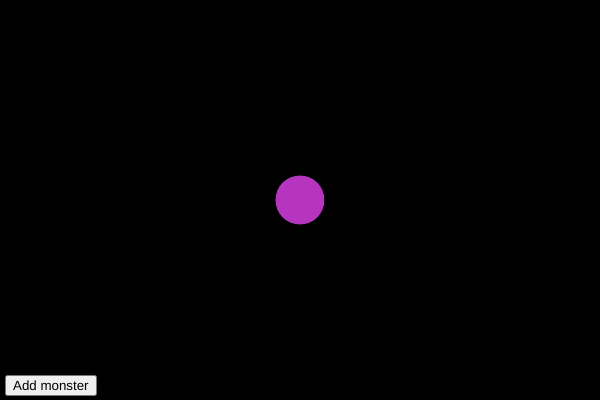
Frame 1 (no input)
Frame 60 (no input): identical to frame 1, image omitted
Frame 120 (the mouse pressed at the canvas centre since frame 60): identical to frame 1, image omitted

The p5.js sketch that drew this single still picture (run headless with seeded random() and noise() and a simulated clock; from frame 60 on, the mouse is pressed at the canvas centre):

// p5.js sketch
// ── sketch.js
//small triangles
class Monster {
  constructor(xloc, yloc, colr, sze) {
    this.x = xloc;
    this.y = yloc;
    this.c = colr;
    this.s = sze;
  }
  display() {
    fill(this.c);
    slimTriangle(this.x, this.y, this.s, this.c);
  }
  move(xdir, ydir) {
    if (dist(this.x, this.y, mouseX, mouseY) > this.s / 2) {
      this.x += 1 * xdir;
      this.y += 1 * ydir;
    }
  }
}

//small triangles
let ba = [];
let sz;
let numB;
let monster_button;
let monsterNum = 1;
let xoff, yoff, noiseX, noiseY,n,p;
//slider
let increment_slider;
let value=1;
//controlled shape
let myX, myY, speedB, rad, rColor, cColor;

function setup() {
  createCanvas(600, 400);
  //small triangles
  sz = 10;
  for (let i = 0; i < numB; i++) {
    ba.push(new Monster(width / 2, height / 2, randColor(), sz));
  }
  monster_button = createButton("Add monster");
  monster_button.position(5, 375);
  monster_button.mousePressed(addMonster);
  xoff = 100;
  yoff = 200;
  //slider
  increment_slider = createSlider(1, 10, 5, 0.5);
  value_text = createP('the increment is: ' + value);
  //controlled shape
  myX = width / 2;
  myY = height / 2;
  speedB = 5;
  rad = 50;
  rColor = 0;
  cColor = randColor();
  
}

function draw() {
  background(rColor);
  //small triangles
  n=random(1);
if (n<0.5) {
    p=-1;
  } else {
    p=1;
  }
  for (let i = 0; i < ba.length; i++) {
    noiseX = noise(xoff)*p;
    noiseY = noise(yoff)*p;
    //print(noiseX);
    ba[i].display();
    ba[i].move(noiseX, noiseY);
  }
  deleteItem(myX, myY);
  xoff += value/100;
  yoff += value/100;
  print(value);
  //slider
  value = increment_slider.value();
  value_text.html('the increment is: ' + value);
  //controlled shape
  if (keyIsPressed) {
    if (keyCode == RIGHT_ARROW) {
      myX = min(width - rad, (myX += speedB));
    } else if (keyCode == LEFT_ARROW) {
      myX = max(0 + rad, (myX -= speedB));
    } else if (keyCode == UP_ARROW) {
      myY = max(0 + rad, (myY -= speedB));
    } else if (keyCode == DOWN_ARROW) {
      myY = min(height - rad, (myY += speedB));
    }
  }
  fill(color(cColor));
  blob(myX, myY, rad);
  rColor = ba.length * 3;
}

//small triangles
function randColor() {
  return color(random(255), random(255), random(255));
}

function addMonster() {
  ba.push(new Monster(random(width / 16, width - width / 16),random(height / 16, height - height / 16),randColor(),sz));
}

function slimTriangle(locX, locY, locS, locC) {
  push();
  translate(locX, locY);
  noStroke();
  fill(locC);
  beginShape();
  vertex(0, -locS * 2);
  vertex(-locS / 2, locS);
  vertex(locS / 2, locS);
  endShape(CLOSE);
  pop();
}

//controlled shape
function blob(locX, locY, locS) {
  ellipse(locX, locY, locS);
}
//delete triangles
function deleteItem(cX, cY) {
  for (let i = ba.length - 1; i >= 0; i--) {
    if (dist(cX, cY, ba[i].x, ba[i].y) <= rad) {
      cColor = ba[i].c;
      ba.splice(i, 1);
    }
  }
}
